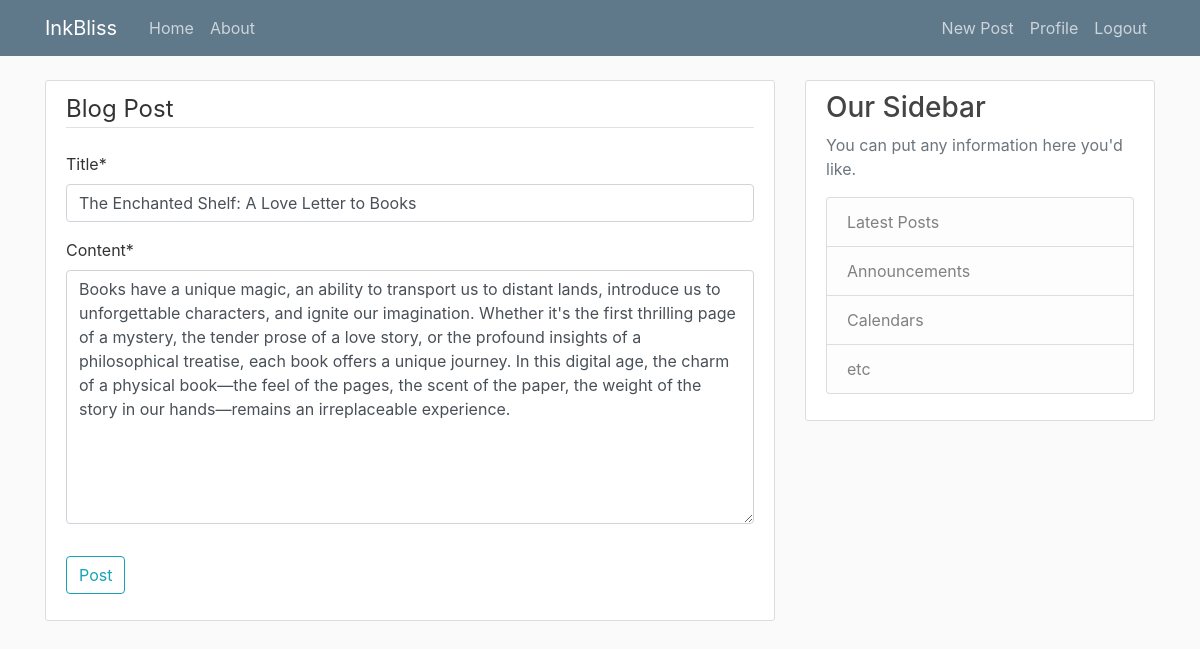
Page /post/13/update/ (signed in) on the committed database.
### blog/models.py (models this page shows, shortened)
class Post(models.Model):
    title=models.CharField(max_length=100)
    content=models.TextField()
    date=models.DateTimeField(default=timezone.now) #auto_now_add=True
    author=models.ForeignKey(User, on_delete=models.CASCADE)

### blog/views.py (the view, shortened to what this page needs)
# urls.py: path('post/<int:pk>/update/', PostUpdateView.as_view() , name="post-update"),
class PostUpdateView(LoginRequiredMixin, UserPassesTestMixin ,UpdateView):
    model=Post
    fields = ['title','content']
    def test_func(self):
        post= self.get_object()
        if self.request.user==post.author:
            return  True
        return False

### blog/templates/blog/post_form.html (shortened to what this page needs)
{% extends "blog/base.html" %}
{% load crispy_forms_tags %}
{% block content %}
   <div class="content-section">
       <form method="POST">
           <fieldset class="form-group">
                <legend class="border-bottom mb-4">Blog Post</legend>
                {{form|crispy}}
           </fieldset>
           <div class="form-group">
               <button class="btn btn-outline-info" type="submit">Post</button>
           </div>
        </form>
    </div>
{% endblock content %}

### blog/static/blog/main.css (style rules this page uses)
body { background: #fafafa; color: #333333; margin-top: 5rem; }
.content-section { background: #ffffff; padding: 10px 20px; border: 1px solid #dddddd; border-radius: 3px; margin-bottom: 20px; }

### rows in the picture
Post: title "The Enchanted Shelf: A Love Letter to Books", content "Books have a unique magic, an ability to transport us to distant lands, introduce us to unforgettable characters, and ignite our imagination. Whether it's the first thrilling page of a mystery, the tender prose of a love story, or the profound insights of a philosophical treatise, each book offers a unique journey. In this digital age, the charm of a physical book—the feel of the pages, the scent of the paper, the weight of the story in our hands—remains an irreplaceable experience."
